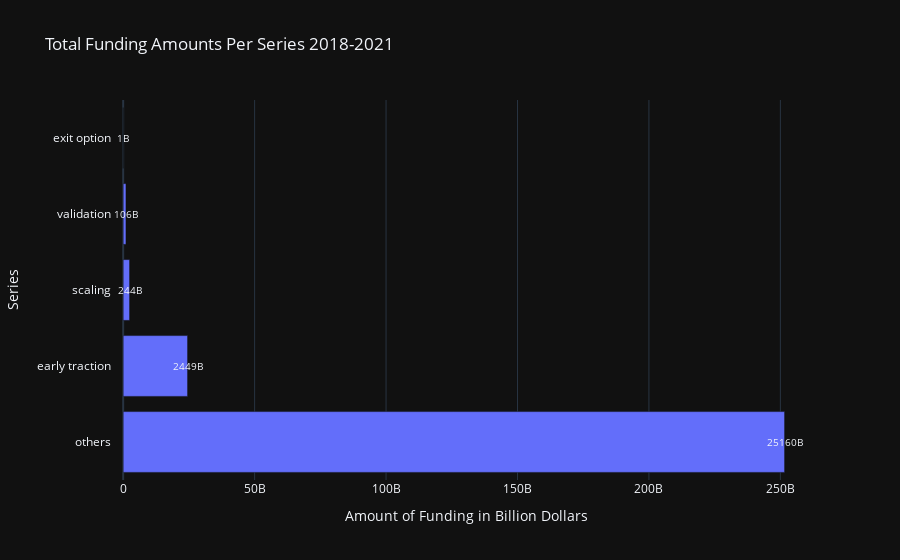

Source (notebook cell):
### Markdown cell above
### **2.1 Total Funding Recieved in Different Stages**

### Code cell
stage_funding_dist = df.groupby('series')['amount'].sum().sort_values(ascending=False)

# Create a DataFrame for plotting
plot_df = pd.DataFrame({'Series': stage_funding_dist.index, 'Total Funding': stage_funding_dist.values})

# Create an  horizontal bar chart
fig = px.bar(plot_df, x='Total Funding', y='Series', orientation='h',
             labels={'Total Funding': 'Amount of Funding in Billion Dollars'},
             title='Total Funding Amounts Per Series\n2018-2021',
             template='plotly_dark')
for i, value in enumerate(stage_funding_dist.values):
    fig.add_annotation(x=value + 1e7, y=stage_funding_dist.index[i],
                       text=f'{int(value / 1e7)}B', showarrow=False, font=dict(size=10))
fig.show()

### Figure 1 — Plotly figure (JSON) as saved in the notebook; plotly's stock layout.template omitted (floating-point values rounded to 4 significant figures)
{"data": [{"alignmentgroup": "True", "hovertemplate": "Amount of Funding in Billion Dollars=%{x}<br>Series=%{y}<extra></extra>", "legendgroup": "", "marker": {"color": "#636efa", "pattern": {"shape": ""}}, "name": "", "offsetgroup": "", "orientation": "h", "showlegend": false, "textposition": "auto", "type": "bar", "x": [251609202474, 24499726656, 2442296750, 1062775101, 11000000], "xaxis": "x", "y": ["others", "early traction", "scaling", "validation", "exit option"], "yaxis": "y"}], "layout": {"annotations": [{"font": {"size": 10}, "showarrow": false, "text": "25160B", "x": 251619202474, "y": "others"}, {"font": {"size": 10}, "showarrow": false, "text": "2449B", "x": 24509726656, "y": "early traction"}, {"font": {"size": 10}, "showarrow": false, "text": "244B", "x": 2452296750, "y": "scaling"}, {"font": {"size": 10}, "showarrow": false, "text": "106B", "x": 1072775101, "y": "validation"}, {"font": {"size": 10}, "showarrow": false, "text": "1B", "x": 21000000, "y": "exit option"}], "barmode": "relative", "legend": {"tracegroupgap": 0}, "title": {"text": "Total Funding Amounts Per Series\n2018-2021"}, "xaxis": {"anchor": "y", "domain": [0, 1], "title": {"text": "Amount of Funding in Billion Dollars"}}, "yaxis": {"anchor": "x", "domain": [0, 1], "title": {"text": "Series"}}}}
